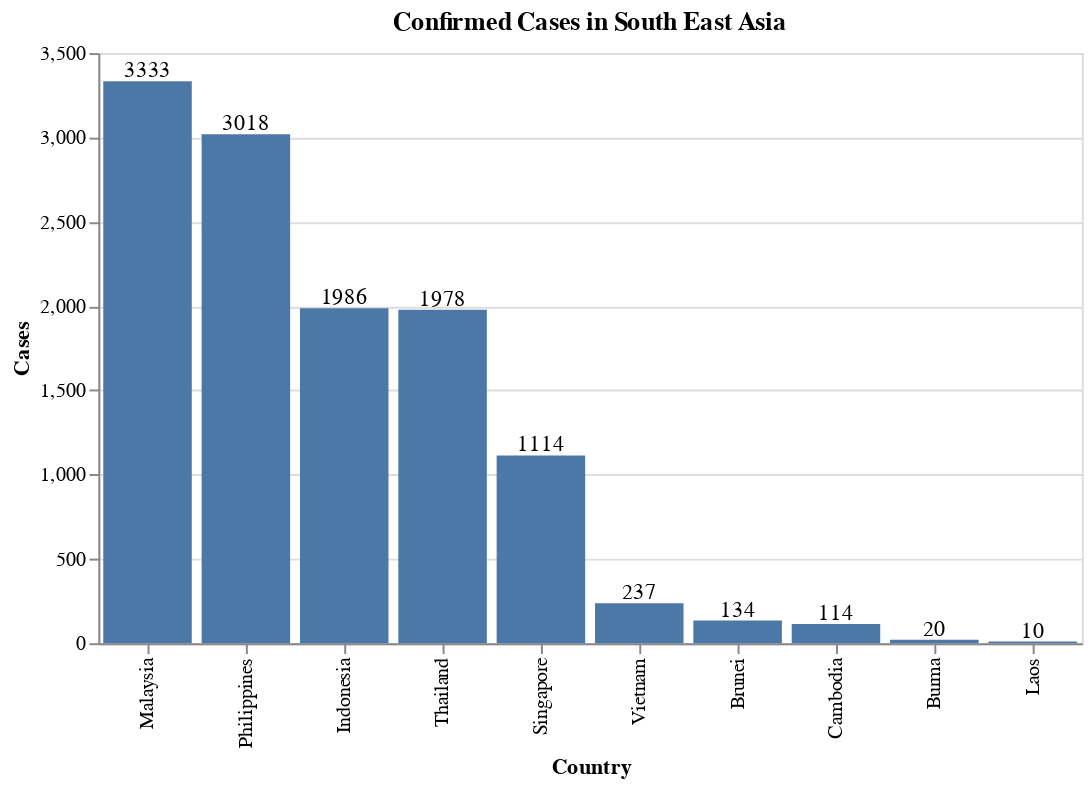

Notebook source saved alongside this figure:
### Markdown cell above
# South East Asia

### Code cell
sea_countries = ['Malaysia', 'Indonesia', 'Singapore', 'Thailand', 'Vietnam', 'Cambodia', 'Brunei', 'Burma', 'Philippines', 'Laos']
df_rate = lambda df: df[df['Date'] == date_latest].set_index('Country')['Cases']

df_confirmed_sea = df_confirmed[df_confirmed['Country'].isin(sea_countries)]
chart_countries_cases(df_confirmed_sea, 0).properties(title = 'Confirmed Cases in South East Asia')

### Figure 1 — Vega-Lite specification as saved in the notebook (floating-point values rounded to 4 significant figures)
{"config": {"view": {"continuousWidth": 400, "continuousHeight": 300}}, "layer": [{"mark": "bar", "encoding": {"x": {"type": "ordinal", "field": "Country", "sort": "-y"}, "y": {"type": "quantitative", "field": "Cases"}}}, {"mark": {"type": "text", "align": "center", "baseline": "bottom"}, "encoding": {"text": {"type": "quantitative", "field": "Cases"}, "x": {"type": "ordinal", "field": "Country", "sort": "-y"}, "y": {"type": "quantitative", "field": "Cases"}}}], "data": {"name": "data-20f29fab3c58004afd479c442a6619c1"}, "title": "Confirmed Cases in South East Asia", "width": 500, "$schema": "https://vega.github.io/schema/vega-lite/v4.0.2.json", "datasets": {"data-20f29fab3c58004afd479c442a6619c1": [{"Country": "Brunei", "Date": "2020-04-03T00:00:00", "Cases": 134}, {"Country": "Burma", "Date": "2020-04-03T00:00:00", "Cases": 20}, {"Country": "Cambodia", "Date": "2020-04-03T00:00:00", "Cases": 114}, {"Country": "Indonesia", "Date": "2020-04-03T00:00:00", "Cases": 1986}, {"Country": "Laos", "Date": "2020-04-03T00:00:00", "Cases": 10}, {"Country": "Malaysia", "Date": "2020-04-03T00:00:00", "Cases": 3333}, {"Country": "Philippines", "Date": "2020-04-03T00:00:00", "Cases": 3018}, {"Country": "Singapore", "Date": "2020-04-03T00:00:00", "Cases": 1114}, {"Country": "Thailand", "Date": "2020-04-03T00:00:00", "Cases": 1978}, {"Country": "Vietnam", "Date": "2020-04-03T00:00:00", "Cases": 237}]}}
